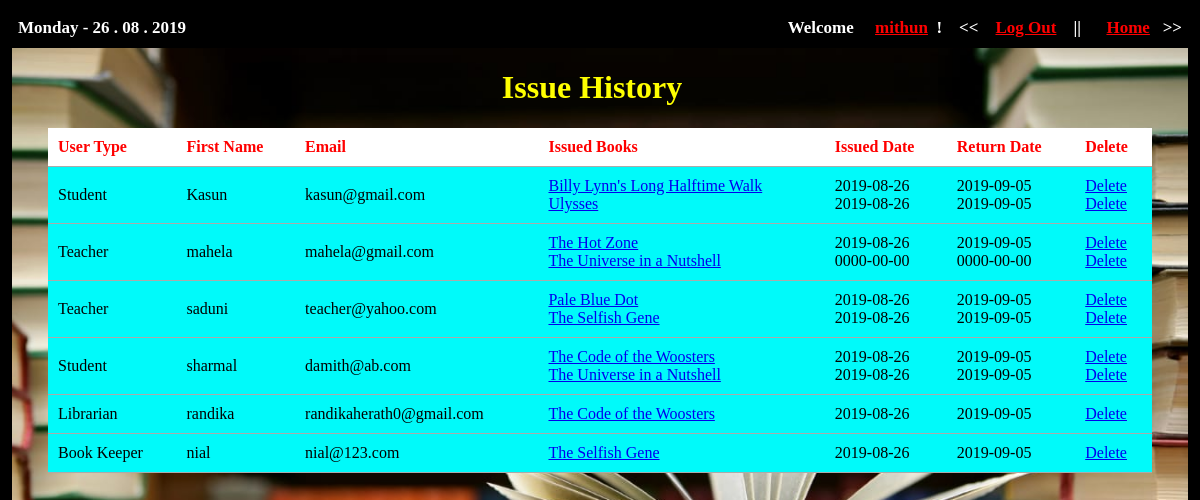
The page /src/Issues.php (signed in) on the database its author committed.
### tables this page shows
CREATE TABLE IF NOT EXISTS `user` (
`id` int(11) NOT NULL,
  `user_type` varchar(40) NOT NULL,
  `first_name` varchar(50) NOT NULL,
  `last_name` varchar(100) NOT NULL,
  `email` varchar(100) NOT NULL,
  `password` varchar(40) NOT NULL,
  `last_login` datetime NOT NULL,
  `is_deleted` tinyint(1) NOT NULL,
  `require_delete_account` tinyint(1) NOT NULL
);

CREATE TABLE IF NOT EXISTS `books` (
`book_id` int(5) NOT NULL,
  `book_name` varchar(300) NOT NULL,
  `book_author` varchar(100) NOT NULL,
  `is_available` tinyint(1) NOT NULL,
  `category` varchar(100) NOT NULL,
  `quantity` int(5) NOT NULL
);

CREATE TABLE IF NOT EXISTS `borrow` (
  `book_borrow_user` int(4) NOT NULL,
  `borrow_book_id` int(4) NOT NULL,
`borrow_id` int(4) NOT NULL,
  `issued_date` date NOT NULL,
  `returned_date` date NOT NULL
);

### src/Issues.php (the view, shortened to what this page needs)
<?php require_once('../inc/connection.php'); ?>
<?php require_once('../inc/functions.php') ?>
<?php
	function books_issue($id) {
		global $connection;
		$book_list = '';
		$queries = "SELECT book_name, book_id FROM books INNER JOIN borrow ON books.book_id = borrow.borrow_book_id WHERE book_borrow_user = $id ";
		$books = mysqli_query($connection, $queries);
		while ($book = mysqli_fetch_assoc($books)) {
			$book_list .= "<a href=\"book.php?book_name={$book['book_name']}\">";
			$book_list .= $book['book_name'];
			$book_list .= "</a>";
			$book_list .= "<br>";
		}
		return $book_list;
	}
	function delete($id) {
		global $connection;
		$delete_list = '';
		$queries = "SELECT borrow_book_id FROM books INNER JOIN borrow ON books.book_id = borrow.borrow_book_id WHERE book_borrow_user = $id ";
		$deletions = mysqli_query($connection, $queries);
		while ($delete = mysqli_fetch_assoc($deletions)) {
			$delete_list .= "<a href=\"delete_issues.php?book_id={$delete['borrow_book_id']}&user_id={$id}\">";
			$delete_list .= "Delete";
			$delete_list .= "</a>";
			$delete_list .= "<br>";
		}
		return $delete_list;
	}
	function Issued_date($id) {
		global $connection;
		$issued_list = '';
		$queries = "SELECT issued_date FROM books INNER JOIN borrow ON books.book_id = borrow.borrow_book_id WHERE book_borrow_user = $id ";
		$query = mysqli_query($connection, $queries);
		while ($que = mysqli_fetch_assoc($query)) {
			$issued_list .= $que['issued_date'];
			$issued_list .= "<br>";
		}
		return $issued_list;
	}
	function return_date($id) {
		global $connection;
		$return_list = '';
		$queries = "SELECT returned_date FROM books INNER JOIN borrow ON books.book_id = borrow.borrow_book_id WHERE book_borrow_user = $id ";
		$query = mysqli_query($connection, $queries);
		while ($que = mysqli_fetch_assoc($query)) {
			$return_list .= $que['returned_date'];
			$return_list .= "<br>";
		}
		return $return_list;
	}
	$user_list = '';
	$query = "SELECT DISTINCT user_type, first_name, email, id FROM borrow INNER JOIN user ON borrow.book_borrow_user = user.id ";
	$users = mysqli_query($connection, $query);
	while ($user = mysqli_fetch_assoc($users)) {
		$user_book = books_issue($user['id']);
		$books_issued = Issued_date($user['id']);
		$books_return = return_date($user['id']);
		$delete = delete($user['id']);
		$user_list .= "<tr>";
		$user_list .= "<td>{$user['user_type']}</td>";
		$user_list .= "<td>{$user['first_name']}</td>";
		$user_list .= "<td>{$user['email']}</td>";
		$user_list .= "<td>{$user_book}</td>";
		$user_list .= "<td>{$books_issued}</td>";
		$user_list .= "<td>{$books_return}</td>";
		$user_list .= "<td>{$delete}</td>";
		$user_list .= "</tr>";
	}
?>
<!DOCTYPE html>
<html>
	<head>
		<link rel="stylesheet" type="text/css" href="../asserts/css/common.css">
		<link rel="stylesheet" type="text/css" href="../asserts/css/all.css">
		<link rel="stylesheet" type="text/css" href="../asserts/css/Issues.css">
	</head>
	<body>
		<header>
		</header>
		<div class="data">
			<h1>Issue History&nbsp;&nbsp;</h1>
			<table class="masterlist">
				<tr>
					<th>User Type</th>
					<th>First Name</th>
					<th>Email</th>
					<th>Issued Books</th>
					<th>Issued Date</th>
					<th>Return Date</th>
					<th>Delete</th>
				</tr>
				<?php echo $user_list; ?>
			</table>
		</div>
	</body>
</html>

### asserts/css/common.css (style rules this page uses)
header { overflow: auto; padding: 10px; background: black; margin-top: 0px; }

### asserts/css/all.css (style rules this page uses)
body { background-image: url(../images/background3.jpg); background-repeat: no-repeat; background-size: 98% 95% ; background-position: center; background-attachment: fixed; background-color: black; }

### asserts/css/Issues.css (style rules this page uses)
.data { position: relative; margin-left: 40px; margin-right: 40px; }
h1 { color: yellow; font-weight: bolder; text-align: center; }
table.masterlist { width: 100%; border-collapse: collapse; text-align: left; }
table.masterlist tr th { color: red; background-color: white; font-weight: bolder; font-size: 20spx; }
table.masterlist th, table.masterlist td { padding: 10px; border-bottom: 1px solid #aaa; background-color: rgb(0,250,250); }

### rows shown on the page
user: user_type "Student", first_name "Kasun", email "kasun@gmail.com", value "2019-08-26", value "2019-09-05"
books: value "Billy Lynn's Long Halftime Walk"
books: value "Ulysses"
borrow: value "Delete"
borrow: value "Delete"
user: user_type "Teacher", first_name "mahela", email "mahela@gmail.com", value "2019-08-26", value "0000-00-00", value "2019-09-05"
books: value "The Hot Zone"
books: value "The Universe in a Nutshell"
borrow: value "Delete"
borrow: value "Delete"
user: user_type "Teacher", first_name "saduni", email "teacher@yahoo.com", value "2019-08-26", value "2019-09-05"
books: value "Pale Blue Dot"
books: value "The Selfish Gene"
borrow: value "Delete"
borrow: value "Delete"
user: user_type "Student", first_name "sharmal", email "damith@ab.com", value "2019-08-26", value "2019-09-05"
books: value "The Code of the Woosters"
borrow: value "Delete"
borrow: value "Delete"
user: user_type "Librarian", first_name "randika", email "randikaherath0@gmail.com", value "2019-08-26", value "2019-09-05"
borrow: value "Delete"
user: user_type "Book Keeper", first_name "nial", email "nial@123.com", value "2019-08-26", value "2019-09-05"
borrow: value "Delete"

### other values the page prints
$_SESSION["first_name"] "mithun"
